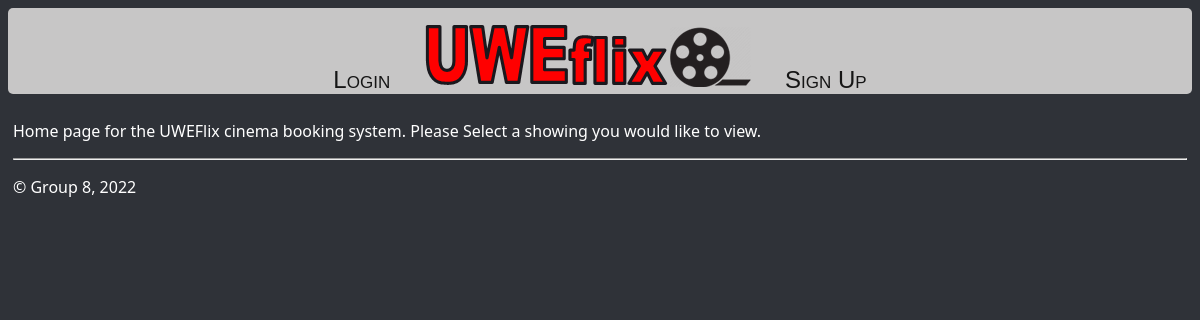
The app's page /, older data.
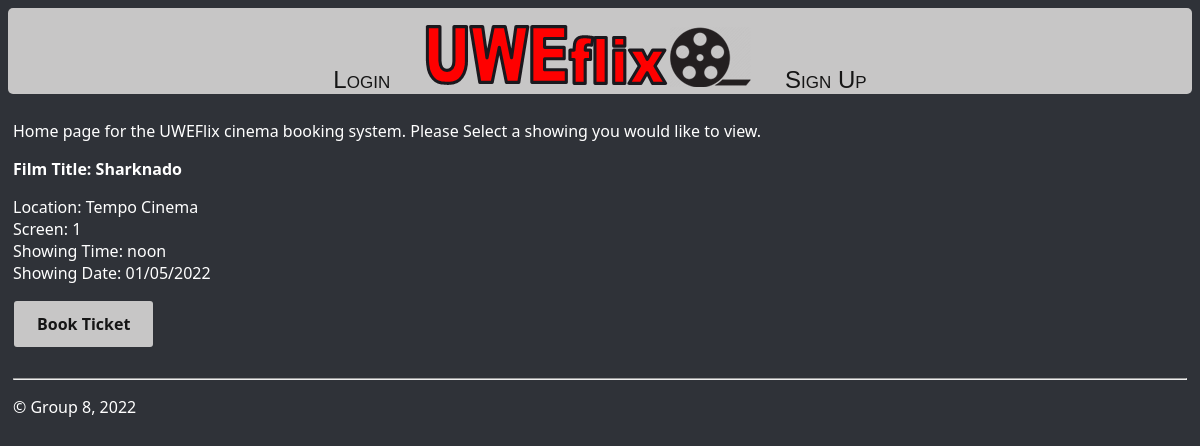
The same page, newer data.
### uweflix/models.py (models this page shows)
class Showing(models.Model):
    showing_id = models.UUIDField(primary_key=True, default=uuid.uuid4, editable=False, unique=True)
    showing_time= models.TimeField()
    showing_date = models.DateField()
    film_id = models.ForeignKey(Film, on_delete=models.CASCADE)
    venue_id = models.ForeignKey(Venue, on_delete=models.CASCADE)
    screen_id = models.ForeignKey(Screen, on_delete=models.CASCADE)

class Film(models.Model):
    id = models.UUIDField(primary_key=True, default=uuid.uuid4, editable=False, unique=True)
    title = models.CharField(max_length=50)
    description = models.CharField(max_length=250)
    age_rating =  models.CharField(max_length=3, choices=Age_rating_UK)
    duration = models.DurationField(max_length=8)
    def __str__(self):
	    return self.title

class Venue(models.Model):
    venue_id = models.UUIDField(primary_key=True, default=uuid.uuid4, editable=False, unique=True)
    name =  models.CharField(max_length=25)
    street_address = models.CharField(max_length=100)
    postcode = models.CharField(max_length=8)
    city = models.CharField(max_length=20)
    def __str__(self):
	    return self.name

class Screen(models.Model):
    screen_id = models.UUIDField(primary_key=True, default=uuid.uuid4, editable=False, unique=True)
    venue_id = models.ForeignKey(Venue, on_delete=models.CASCADE)
    screen_num = models.IntegerField(max_length=2)
    capacity = models.IntegerField(max_length=3)
    is_full = models.BooleanField(default=False)
    def __str__(self):
	    return str(self.screen_num)

### uweflix/views.py (the view)
# urls.py: path("", views.home, name="home"),
def home(request):
    showingList = Showing.objects.all()
    return render(request, "uweflix/home.html", {'showingList': showingList})

### uweflix/templates/uweflix/home.html (shortened to what this page needs)
{% extends "uweflix/layout.html" %}
{% block content %}
<p>Home page for the UWEFlix cinema booking system. Please Select a showing you would like to view.</p>
{% for showing in showingList %}
<div class="card">
    <div class="card-header">
    <strong>Film Title: {{ showing.film_id }}</strong>
    </div>
    <div class="card-body">
    <p class="card-text">
        Location: {{showing.venue_id}}
        <br>
        Screen: {{showing.screen_id}}
        <br>
        Showing Time:  {{ showing.showing_time }}
        <br>
        Showing Date:  {{ showing.showing_date|date:"d/m/Y" }}
        <br>
    </p>
    </div>
    <div class="card-footer text-muted">
        <a class="amendButtons" href="{% url 'tickets' showing.showing_id %}">Book Ticket</a>
    </div>
</div>
<br>
{% endfor %}
{% endblock %}

Row changes from the older to the newer data that the page shows:
added Showing: film_id "Sharknado", venue_id "Tempo Cinema", screen_id "1", showing_time "noon", showing_date "01/05/2022"
